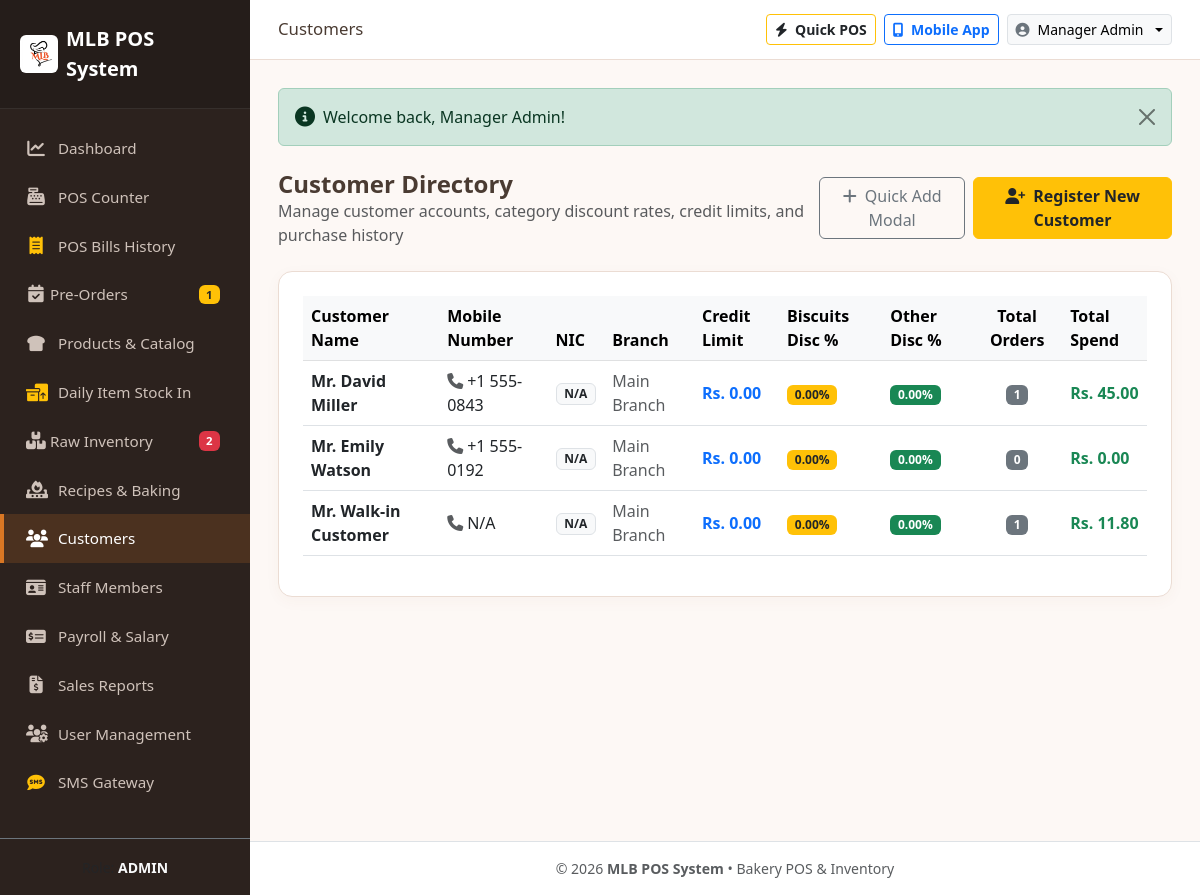
The app's page /modules/customers/index.php (signed in) with its own data.
### tables this page shows
CREATE TABLE IF NOT EXISTS `customers` (
  `id` INT AUTO_INCREMENT PRIMARY KEY,
  `title` VARCHAR(20) DEFAULT 'Mr.',
  `profile_picture` VARCHAR(255) DEFAULT 'default_avatar.png',
  `name` VARCHAR(100) NOT NULL,
  `phone` VARCHAR(30) DEFAULT NULL,
  `nic` VARCHAR(30) DEFAULT NULL,
  `email` VARCHAR(100) DEFAULT NULL,
  `address` TEXT DEFAULT NULL,
  `credit_limit` DECIMAL(10,2) DEFAULT 0.00,
  `credit_period` VARCHAR(50) DEFAULT '30 Days',
  `opening_balance` DECIMAL(10,2) DEFAULT 0.00,
  `branch` VARCHAR(100) DEFAULT 'Main Branch',
  `vat_enabled` TINYINT(1) DEFAULT 0,
  `vat_number` VARCHAR(50) DEFAULT NULL,
  `special_discount` DECIMAL(5,2) DEFAULT 0.00,
  `discount_biscuits` DECIMAL(5,2) DEFAULT 0.00,
  `discount_other` DECIMAL(5,2) DEFAULT 0.00,
  `notes` TEXT DEFAULT NULL,
  `created_at` TIMESTAMP DEFAULT CURRENT_TIMESTAMP
);

### modules/customers/index.php (the view, shortened to what this page needs)
<?php
require_once __DIR__ . '/../../includes/functions.php';
$db = getDB();
$customers = $db->query("
    SELECT c.*, COUNT(o.id) as total_orders, COALESCE(SUM(o.total_amount), 0) as total_spent
    FROM customers c
    LEFT JOIN orders o ON c.id = o.customer_id
    GROUP BY c.id
    ORDER BY c.id DESC
")->fetchAll();
require_once __DIR__ . '/../../includes/header.php';
?>
<div class="d-flex justify-content-between align-items-center mb-4">
    <div>
        <h4 class="fw-bold mb-0">Customer Directory</h4>
        <p class="text-muted mb-0">Manage customer accounts, category discount rates, credit limits, and purchase history</p>
    </div>
    <div class="d-flex gap-2">
        <button class="btn btn-outline-secondary" data-bs-toggle="modal" data-bs-target="#addCustomerModal">
            <i class="fa-solid fa-plus me-1"></i> Quick Add Modal
        </button>
        <a href="<?php echo BASE_URL; ?>modules/customers/add.php" class="btn btn-warning text-dark fw-bold">
            <i class="fa-solid fa-user-plus me-1"></i> Register New Customer
        </a>
    </div>
</div>
<div class="card card-bakery p-4">
    <div class="table-responsive">
        <table class="table table-hover align-middle">
            <thead class="table-light">
                <tr>
                    <th>Customer Name</th>
                    <th>Mobile Number</th>
                    <th>NIC</th>
                    <th>Branch</th>
                    <th>Credit Limit</th>
                    <th>Biscuits Disc %</th>
                    <th>Other Disc %</th>
                    <th class="text-center">Total Orders</th>
                    <th>Total Spend</th>
                </tr>
            </thead>
            <tbody>
                <?php if (empty($customers)): ?>
                    <tr><td colspan="9" class="text-center text-muted py-4">No customers registered yet. Click 'Register New Customer' to add one.</td></tr>
                <?php else: ?>
                    <?php foreach ($customers as $c): ?>
                        <tr>
                            <td>
                                <strong><?php echo htmlspecialchars(($c['title'] ?? '') . ' ' . $c['name']); ?></strong>
                            </td>
                            <td><i class="fa-solid fa-phone me-1 text-muted"></i><?php echo htmlspecialchars($c['phone'] ?? 'N/A'); ?></td>
                            <td><span class="badge bg-light text-dark border"><?php echo htmlspecialchars($c['nic'] ?? 'N/A'); ?></span></td>
                            <td><span class="text-muted text-xs"><?php echo htmlspecialchars($c['branch'] ?? 'Main Branch'); ?></span></td>
                            <td><strong class="text-primary"><?php echo formatMoney($c['credit_limit'] ?? 0); ?></strong></td>
                            <td><span class="badge bg-warning text-dark"><?php echo number_format($c['discount_biscuits'] ?? $c['special_discount'] ?? 0, 2); ?>%</span></td>
                            <td><span class="badge bg-success"><?php echo number_format($c['discount_other'] ?? $c['special_discount'] ?? 0, 2); ?>%</span></td>
                            <td class="text-center"><span class="badge bg-secondary"><?php echo $c['total_orders']; ?></span></td>
                            <td><strong class="text-success"><?php echo formatMoney($c['total_spent']); ?></strong></td>
                        </tr>
                    <?php endforeach; ?>
                <?php endif; ?>
            </tbody>
        </table>
    </div>
</div>
<?php require_once __DIR__ . '/../../includes/footer.php'; ?>

### assets/css/style.css (style rules this page uses)
:root { --bakery-primary: #d97724; --bakery-primary-dark: #b25310; --bakery-secondary: #8c4a27; --bakery-bg: #fdf8f5; --bakery-card-bg: #ffffff; --bakery-sidebar-bg: #2c221e; --bakery-sidebar-active: #d97724; --bakery-text: #4a3b32; --bakery-muted: #8d7a6e; }
body { background-color: var(--bakery-bg); color: var(--bakery-text); font-family: 'Segoe UI', system-ui, -apple-system, sans-serif; min-height: 100vh; display: flex; flex-direction: column; }
.card-bakery { background: var(--bakery-card-bg); border: 1px solid #ebdcd3; border-radius: 14px; box-shadow: 0 4px 15px rgba(140, 74, 39, 0.04); transition: transform 0.2s ease, box-shadow 0.2s ease; }

### records on screen
customers: title+name "Mr. David Miller", phone "+1 555-0843", nic "N/A", branch "Main Branch", credit_limit "Rs. 0.00", discount_biscuits "0.00", discount_other "0.00", total_orders "1", total_spent "Rs. 45.00"
customers: title+name "Mr. Emily Watson", phone "+1 555-0192", nic "N/A", branch "Main Branch", credit_limit "Rs. 0.00", discount_biscuits "0.00", discount_other "0.00", total_orders "0", total_spent "Rs. 0.00"
customers: title+name "Mr. Walk-in Customer", phone "N/A", nic "N/A", branch "Main Branch", credit_limit "Rs. 0.00", discount_biscuits "0.00", discount_other "0.00", total_orders "1", total_spent "Rs. 11.80"

### other values on screen
$pendingOrdersBadge "1"
$lowStockBadge "2"
str_replace('_', ' ', getCurrentUserRole()) "ADMIN"
$currentDir "Customers"
getCurrentUserName() "Manager Admin"
$_SESSION['flash_' . $key] "Welcome back, Manager Admin!"
